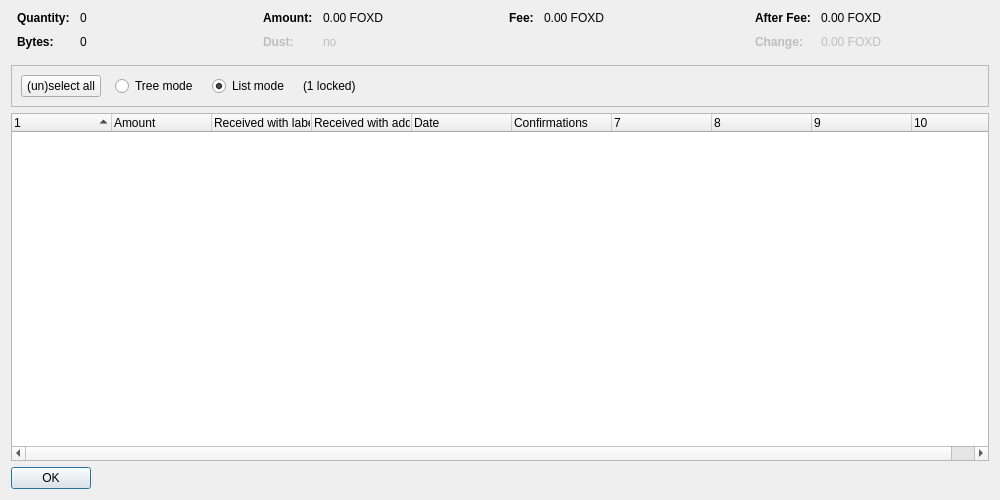
<?xml version="1.0" encoding="UTF-8"?>
<ui version="4.0">
 <class>CoinControlDialog</class>
 <widget class="QDialog" name="CoinControlDialog">
  <property name="geometry">
   <rect>
    <x>0</x>
    <y>0</y>
    <width>1000</width>
    <height>500</height>
   </rect>
  </property>
  <property name="windowTitle">
   <string>Coin Selection</string>
  </property>
  <layout class="QVBoxLayout" name="verticalLayout">
   <item>
    <layout class="QHBoxLayout" name="horizontalLayoutTop" stretch="0,0,0,0">
     <property name="topMargin">
      <number>0</number>
     </property>
     <property name="bottomMargin">
      <number>10</number>
     </property>
     <item>
      <layout class="QFormLayout" name="formLayoutCoinControl1">
       <property name="horizontalSpacing">
        <number>10</number>
       </property>
       <property name="verticalSpacing">
        <number>10</number>
       </property>
       <property name="leftMargin">
        <number>6</number>
       </property>
       <property name="rightMargin">
        <number>6</number>
       </property>
       <item row="0" column="0">
        <widget class="QLabel" name="labelCoinControlQuantityText">
         <property name="font">
          <font>
           <weight>75</weight>
           <bold>true</bold>
          </font>
         </property>
         <property name="text">
          <string>Quantity:</string>
         </property>
        </widget>
       </item>
       <item row="0" column="1">
        <widget class="QLabel" name="labelCoinControlQuantity">
         <property name="cursor">
          <cursorShape>IBeamCursor</cursorShape>
         </property>
         <property name="contextMenuPolicy">
          <enum>Qt::ActionsContextMenu</enum>
         </property>
         <property name="text">
          <string notr="true">0</string>
         </property>
         <property name="textInteractionFlags">
          <set>Qt::LinksAccessibleByMouse|Qt::TextSelectableByKeyboard|Qt::TextSelectableByMouse</set>
         </property>
        </widget>
       </item>
       <item row="1" column="0">
        <widget class="QLabel" name="labelCoinControlBytesText">
         <property name="font">
          <font>
           <weight>75</weight>
           <bold>true</bold>
          </font>
         </property>
         <property name="text">
          <string>Bytes:</string>
         </property>
        </widget>
       </item>
       <item row="1" column="1">
        <widget class="QLabel" name="labelCoinControlBytes">
         <property name="cursor">
          <cursorShape>IBeamCursor</cursorShape>
         </property>
         <property name="contextMenuPolicy">
          <enum>Qt::ActionsContextMenu</enum>
         </property>
         <property name="text">
          <string notr="true">0</string>
         </property>
         <property name="textInteractionFlags">
          <set>Qt::LinksAccessibleByMouse|Qt::TextSelectableByKeyboard|Qt::TextSelectableByMouse</set>
         </property>
        </widget>
       </item>
      </layout>
     </item>
     <item>
      <layout class="QFormLayout" name="formLayoutCoinControl2">
       <property name="horizontalSpacing">
        <number>10</number>
       </property>
       <property name="verticalSpacing">
        <number>10</number>
       </property>
       <property name="leftMargin">
        <number>6</number>
       </property>
       <property name="rightMargin">
        <number>6</number>
       </property>
       <item row="0" column="0">
        <widget class="QLabel" name="labelCoinControlAmountText">
         <property name="font">
          <font>
           <weight>75</weight>
           <bold>true</bold>
          </font>
         </property>
         <property name="text">
          <string>Amount:</string>
         </property>
        </widget>
       </item>
       <item row="0" column="1">
        <widget class="QLabel" name="labelCoinControlAmount">
         <property name="cursor">
          <cursorShape>IBeamCursor</cursorShape>
         </property>
         <property name="contextMenuPolicy">
          <enum>Qt::ActionsContextMenu</enum>
         </property>
         <property name="text">
          <string notr="true">0.00 FOXD</string>
         </property>
         <property name="textInteractionFlags">
          <set>Qt::LinksAccessibleByMouse|Qt::TextSelectableByKeyboard|Qt::TextSelectableByMouse</set>
         </property>
        </widget>
       </item>
       <item row="1" column="0">
        <widget class="QLabel" name="labelCoinControlLowOutputText">
         <property name="enabled">
          <bool>false</bool>
         </property>
         <property name="font">
          <font>
           <weight>75</weight>
           <bold>true</bold>
          </font>
         </property>
         <property name="text">
          <string>Dust:</string>
         </property>
        </widget>
       </item>
       <item row="1" column="1">
        <widget class="QLabel" name="labelCoinControlLowOutput">
         <property name="enabled">
          <bool>false</bool>
         </property>
         <property name="cursor">
          <cursorShape>IBeamCursor</cursorShape>
         </property>
         <property name="contextMenuPolicy">
          <enum>Qt::ActionsContextMenu</enum>
         </property>
         <property name="text">
          <string notr="true">no</string>
         </property>
         <property name="textInteractionFlags">
          <set>Qt::LinksAccessibleByMouse|Qt::TextSelectableByKeyboard|Qt::TextSelectableByMouse</set>
         </property>
        </widget>
       </item>
      </layout>
     </item>
     <item>
      <layout class="QFormLayout" name="formLayoutCoinControl3">
       <property name="horizontalSpacing">
        <number>10</number>
       </property>
       <property name="verticalSpacing">
        <number>10</number>
       </property>
       <property name="leftMargin">
        <number>6</number>
       </property>
       <property name="rightMargin">
        <number>6</number>
       </property>
       <item row="0" column="0">
        <widget class="QLabel" name="labelCoinControlFeeText">
         <property name="font">
          <font>
           <weight>75</weight>
           <bold>true</bold>
          </font>
         </property>
         <property name="text">
          <string>Fee:</string>
         </property>
        </widget>
       </item>
       <item row="0" column="1">
        <widget class="QLabel" name="labelCoinControlFee">
         <property name="cursor">
          <cursorShape>IBeamCursor</cursorShape>
         </property>
         <property name="contextMenuPolicy">
          <enum>Qt::ActionsContextMenu</enum>
         </property>
         <property name="text">
          <string notr="true">0.00 FOXD</string>
         </property>
         <property name="textInteractionFlags">
          <set>Qt::LinksAccessibleByMouse|Qt::TextSelectableByKeyboard|Qt::TextSelectableByMouse</set>
         </property>
        </widget>
       </item>
      </layout>
     </item>
     <item>
      <layout class="QFormLayout" name="formLayoutCoinControl4">
       <property name="horizontalSpacing">
        <number>10</number>
       </property>
       <property name="verticalSpacing">
        <number>10</number>
       </property>
       <property name="leftMargin">
        <number>6</number>
       </property>
       <property name="rightMargin">
        <number>6</number>
       </property>
       <item row="0" column="0">
        <widget class="QLabel" name="labelCoinControlAfterFeeText">
         <property name="font">
          <font>
           <weight>75</weight>
           <bold>true</bold>
          </font>
         </property>
         <property name="text">
          <string>After Fee:</string>
         </property>
        </widget>
       </item>
       <item row="0" column="1">
        <widget class="QLabel" name="labelCoinControlAfterFee">
         <property name="cursor">
          <cursorShape>IBeamCursor</cursorShape>
         </property>
         <property name="contextMenuPolicy">
          <enum>Qt::ActionsContextMenu</enum>
         </property>
         <property name="text">
          <string notr="true">0.00 FOXD</string>
         </property>
         <property name="textInteractionFlags">
          <set>Qt::LinksAccessibleByMouse|Qt::TextSelectableByKeyboard|Qt::TextSelectableByMouse</set>
         </property>
        </widget>
       </item>
       <item row="1" column="0">
        <widget class="QLabel" name="labelCoinControlChangeText">
         <property name="enabled">
          <bool>false</bool>
         </property>
         <property name="font">
          <font>
           <weight>75</weight>
           <bold>true</bold>
          </font>
         </property>
         <property name="text">
          <string>Change:</string>
         </property>
        </widget>
       </item>
       <item row="1" column="1">
        <widget class="QLabel" name="labelCoinControlChange">
         <property name="enabled">
          <bool>false</bool>
         </property>
         <property name="cursor">
          <cursorShape>IBeamCursor</cursorShape>
         </property>
         <property name="contextMenuPolicy">
          <enum>Qt::ActionsContextMenu</enum>
         </property>
         <property name="text">
          <string notr="true">0.00 FOXD</string>
         </property>
         <property name="textInteractionFlags">
          <set>Qt::LinksAccessibleByMouse|Qt::TextSelectableByKeyboard|Qt::TextSelectableByMouse</set>
         </property>
        </widget>
       </item>
      </layout>
     </item>
    </layout>
   </item>
   <item>
    <widget class="QFrame" name="frame">
     <property name="minimumSize">
      <size>
       <width>0</width>
       <height>40</height>
      </size>
     </property>
     <property name="frameShape">
      <enum>QFrame::StyledPanel</enum>
     </property>
     <property name="frameShadow">
      <enum>QFrame::Sunken</enum>
     </property>
     <layout class="QHBoxLayout" name="horizontalLayout">
      <item>
       <layout class="QHBoxLayout" name="horizontalLayoutPanel" stretch="0,0,0,0,0">
        <property name="spacing">
         <number>14</number>
        </property>
        <item>
         <widget class="QPushButton" name="pushButtonSelectAll">
          <property name="sizePolicy">
           <sizepolicy hsizetype="Maximum" vsizetype="Fixed">
            <horstretch>0</horstretch>
            <verstretch>0</verstretch>
           </sizepolicy>
          </property>
          <property name="text">
           <string>(un)select all</string>
          </property>
          <property name="autoDefault">
           <bool>false</bool>
          </property>
         </widget>
        </item>
        <item>
         <widget class="QRadioButton" name="radioTreeMode">
          <property name="sizePolicy">
           <sizepolicy hsizetype="Maximum" vsizetype="Fixed">
            <horstretch>0</horstretch>
            <verstretch>0</verstretch>
           </sizepolicy>
          </property>
          <property name="text">
           <string>Tree mode</string>
          </property>
         </widget>
        </item>
        <item>
         <widget class="QRadioButton" name="radioListMode">
          <property name="sizePolicy">
           <sizepolicy hsizetype="Maximum" vsizetype="Fixed">
            <horstretch>0</horstretch>
            <verstretch>0</verstretch>
           </sizepolicy>
          </property>
          <property name="text">
           <string>List mode</string>
          </property>
          <property name="checked">
           <bool>true</bool>
          </property>
         </widget>
        </item>
        <item>
         <widget class="QLabel" name="labelLocked">
          <property name="text">
           <string notr="true">(1 locked)</string>
          </property>
         </widget>
        </item>
        <item>
         <spacer name="horizontalSpacer">
          <property name="orientation">
           <enum>Qt::Horizontal</enum>
          </property>
          <property name="sizeHint" stdset="0">
           <size>
            <width>40</width>
            <height>20</height>
           </size>
          </property>
         </spacer>
        </item>
       </layout>
      </item>
     </layout>
    </widget>
   </item>
   <item>
    <widget class="CoinControlTreeWidget" name="treeWidget">
     <property name="contextMenuPolicy">
      <enum>Qt::CustomContextMenu</enum>
     </property>
     <property name="sortingEnabled">
      <bool>false</bool>
     </property>
     <property name="columnCount">
      <number>10</number>
     </property>
     <attribute name="headerShowSortIndicator" stdset="0">
      <bool>true</bool>
     </attribute>
     <attribute name="headerStretchLastSection">
      <bool>false</bool>
     </attribute>
     <column>
      <property name="text">
       <string/>
      </property>
     </column>
     <column>
      <property name="text">
       <string>Amount</string>
      </property>
     </column>
     <column>
      <property name="text">
       <string>Received with label</string>
      </property>
     </column>
     <column>
      <property name="text">
       <string>Received with address</string>
      </property>
     </column>
     <column>
      <property name="text">
       <string>Date</string>
      </property>
     </column>
     <column>
      <property name="text">
       <string>Confirmations</string>
      </property>
      <property name="toolTip">
       <string>Confirmed</string>
      </property>
     </column>
     <column>
      <property name="text">
       <string/>
      </property>
     </column>
     <column>
      <property name="text">
       <string/>
      </property>
     </column>
     <column>
      <property name="text">
       <string/>
      </property>
     </column>
     <column>
      <property name="text">
       <string/>
      </property>
     </column>
    </widget>
   </item>
   <item>
    <widget class="QDialogButtonBox" name="buttonBox">
     <property name="sizePolicy">
      <sizepolicy hsizetype="Maximum" vsizetype="Fixed">
       <horstretch>0</horstretch>
       <verstretch>0</verstretch>
      </sizepolicy>
     </property>
     <property name="orientation">
      <enum>Qt::Horizontal</enum>
     </property>
     <property name="standardButtons">
      <set>QDialogButtonBox::Ok</set>
     </property>
    </widget>
   </item>
  </layout>
 </widget>
 <customwidgets>
  <customwidget>
   <class>CoinControlTreeWidget</class>
   <extends>QTreeWidget</extends>
   <header>coincontroltreewidget.h</header>
  </customwidget>
 </customwidgets>
 <resources/>
 <connections/>
</ui>
